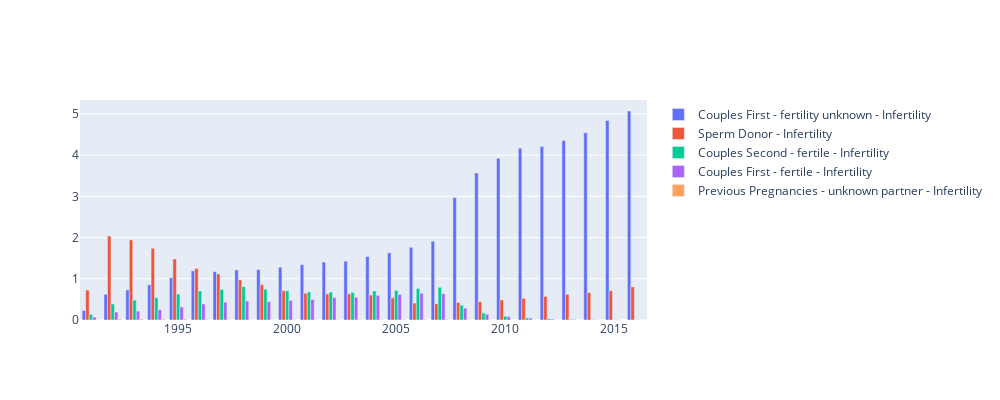

The notebook cell this image was saved under:
### Code cell
groups = ['Infertility']
          
fig = make_subplots(rows=len(groups), cols=1, shared_xaxes=True)
g_count = 0
for gg in groups:
    g_count+=1
    g = final_df.groupby(['Year of Treatment', gg]).size()
    data = cal_pct(g)
    graph_data = compare_bar(gg, data, ['Couples First - fertility unknown', \
                'Sperm Donor', \
                'Couples Second - fertile', \
                'Couples First - fertile', \
                'Previous Pregnancies - unknown partner' ], True)
    for i in range(0,len(graph_data)):
        fig.append_trace(graph_data[i], g_count, 1)
    # Change the bar mode

fig['layout'].update(height=400, width=1000)
fig.show()

### Figure 1 — Plotly figure (JSON) as saved in the notebook; plotly's stock layout.template omitted (floating-point values rounded to 4 significant figures)
{"data": [{"name": "Couples First - fertility unknown - Infertility", "type": "bar", "x": [1991, 1992, 1993, 1994, 1995, 1996, 1997, 1998, 1999, 2000, 2001, 2002, 2003, 2004, 2005, 2006, 2007, 2008, 2009, 2010, 2011, 2012, 2013, 2014, 2015, 2016], "xaxis": "x", "y": [0.2296, 0.6225, 0.7295, 0.8536, 1.025, 1.193, 1.176, 1.215, 1.224, 1.28, 1.342, 1.407, 1.427, 1.539, 1.63, 1.762, 1.912, 2.969, 3.567, 3.926, 4.17, 4.209, 4.352, 4.544, 4.837, 5.07], "yaxis": "y"}, {"name": "Sperm Donor - Infertility", "type": "bar", "x": [1991, 1992, 1993, 1994, 1995, 1996, 1997, 1998, 1999, 2000, 2001, 2002, 2003, 2004, 2005, 2006, 2007, 2008, 2009, 2010, 2011, 2012, 2013, 2014, 2015, 2016], "xaxis": "x", "y": [0.7259, 2.036, 1.943, 1.739, 1.48, 1.25, 1.117, 0.9747, 0.8589, 0.7108, 0.6497, 0.6348, 0.6339, 0.6058, 0.5389, 0.4114, 0.3938, 0.4236, 0.4433, 0.4855, 0.5252, 0.5748, 0.6235, 0.664, 0.7101, 0.8034], "yaxis": "y"}, {"name": "Couples Second - fertile - Infertility", "type": "bar", "x": [1991, 1992, 1993, 1994, 1995, 1996, 1997, 1998, 1999, 2000, 2001, 2002, 2003, 2004, 2005, 2006, 2007, 2008, 2009, 2010, 2011, 2012, 2013, 2014, 2015, 2016], "xaxis": "x", "y": [0.1379, 0.3876, 0.4816, 0.5408, 0.6287, 0.7037, 0.7412, 0.8089, 0.7471, 0.7097, 0.6811, 0.6777, 0.6678, 0.7039, 0.7172, 0.7639, 0.7935, 0.36, 0.1686, 0.09068, 0.05104, 0.02876, 0.01552, 0.007281, 0.007134, 0.004192], "yaxis": "y"}, {"name": "Couples First - fertile - Infertility", "type": "bar", "x": [1991, 1992, 1993, 1994, 1995, 1996, 1997, 1998, 1999, 2000, 2001, 2002, 2003, 2004, 2005, 2006, 2007, 2008, 2009, 2010, 2011, 2012, 2013, 2014, 2015, 2016], "xaxis": "x", "y": [0.0706, 0.1946, 0.2141, 0.2489, 0.3173, 0.3887, 0.4312, 0.4616, 0.4468, 0.4732, 0.4962, 0.5426, 0.55, 0.5955, 0.6217, 0.6492, 0.6386, 0.289, 0.1407, 0.07891, 0.04589, 0.02206, 0.01456, 0.00809, 0.005074, 0.003015], "yaxis": "y"}, {"name": "Previous Pregnancies - unknown partner - Infertility", "type": "bar", "x": [1991, 1992, 1993, 1994, 1995, 1996, 1997, 1998, 1999, 2000, 2001, 2002, 2003, 2004, 2005, 2006, 2007, 2008, 2009, 2010, 2011, 2012, 2013, 2014, 2015, 2016], "xaxis": "x", "y": [0.009414, 0.02331, 0.02199, 0.02302, 0.02434, 0.01765, 0.009634, 0.005957, 0.006692, 0.008825, 0.00581, 0.009046, 0.01383, 0.01353, 0.01625, 0.01677, 0.01794, 0.007575, 0.004266, 0.001986, 0.001177, 0.0002206, 0.0001471, 0.0002942, 7.354e-05, 7.354e-05], "yaxis": "y"}], "layout": {"height": 400, "width": 1000, "xaxis": {"anchor": "y", "autorange": true, "domain": [0, 1], "range": [1990.0, 2016.0], "type": "linear"}, "yaxis": {"anchor": "x", "autorange": true, "domain": [0, 1], "range": [0, 5.336], "type": "linear"}}}
